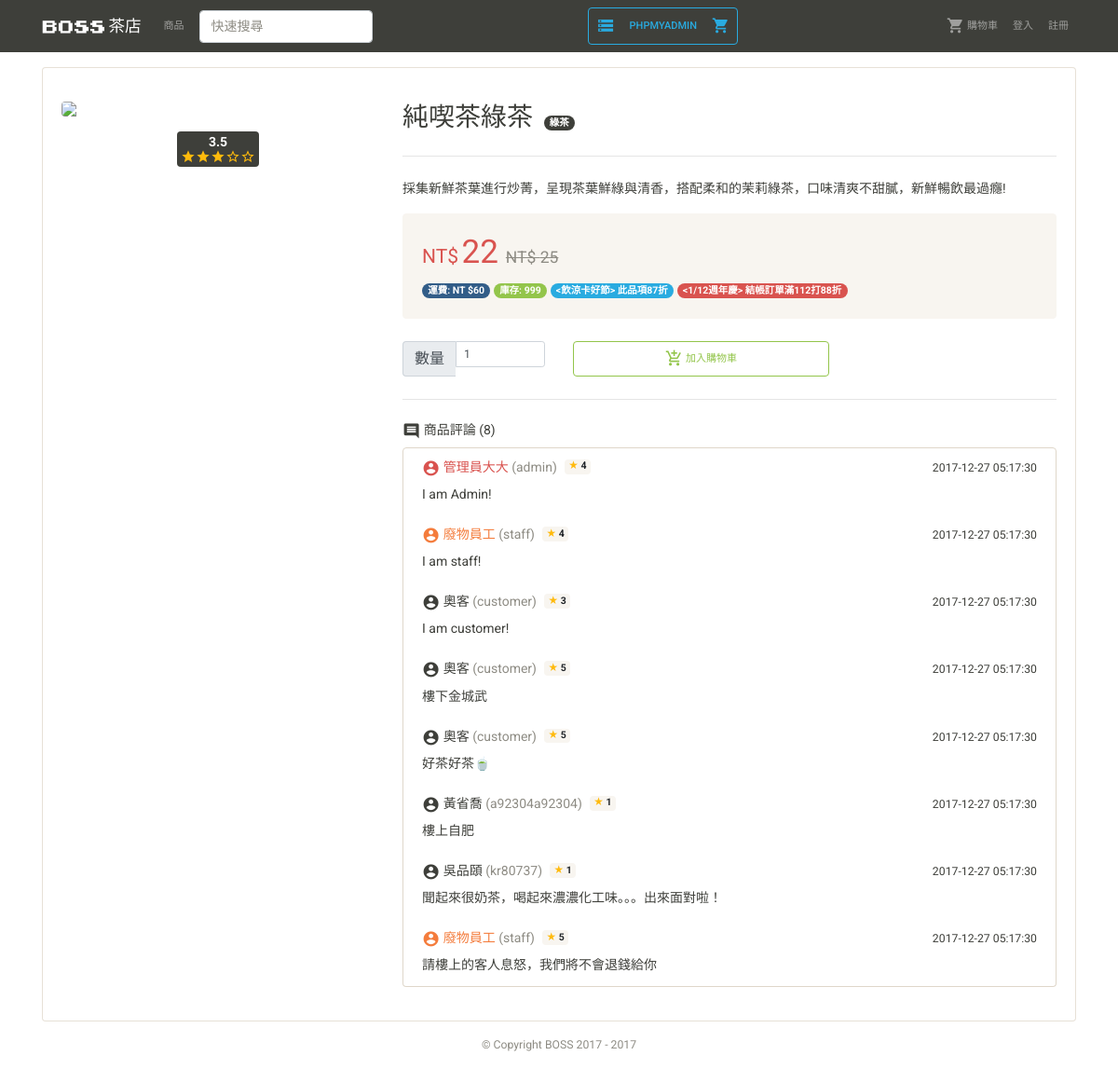
Screenshot of /product_detail.php?ID=1 with the database file from the repository.
### tables this page shows
CREATE TABLE DISCOUNT (
  ID INT(7) UNSIGNED AUTO_INCREMENT PRIMARY KEY,
  Type ENUM('shipping', 'seasoning', 'event'),
  PeriodFrom DATE NOT NULL,
  PeriodTo DATE NOT NULL,
  Requirement INT(7) UNSIGNED,
  Rate DOUBLE(3,3) NOT NULL,
  Info VARCHAR(100) NOT NULL,
  EventType ENUM('BOGO', 'discount')
);

CREATE TABLE COMMENT (
  ID INT(7) UNSIGNED AUTO_INCREMENT PRIMARY KEY,
  CID VARCHAR(20) NOT NULL,
  PID INT(7) UNSIGNED NOT NULL,
  Star INT(1) NOT NULL,
  Date TIMESTAMP DEFAULT CURRENT_TIMESTAMP,
  Comment VARCHAR(100) NOT NULL
);

CREATE TABLE MEMBER(
  ID VARCHAR(20) PRIMARY KEY,
  Password VARCHAR(128) NOT NULL,
  Name VARCHAR(12) NOT NULL,
  Email VARCHAR(30) NOT NULL,
  Phone VARCHAR(10) NOT NULL,
  RegDate TIMESTAMP DEFAULT CURRENT_TIMESTAMP,
  Birth DATE,
  Gender ENUM('M', 'F', 'N'),
  Address VARCHAR(100),
  Position ENUM('S', 'A', 'C') NOT NULL
);

### verification.php (called while the page is built, shortened)
<?php
$user_position='G';
$user_id='guest';

### comment.php (the view, shortened to what this page needs)
<?php
  $sqlnone = 'SELECT COUNT(*) COUNT_NUM FROM COMMENT
  WHERE PID='.$_GET['ID'];
  $comment_num=mysqli_fetch_array($conn->query($sqlnone))['COUNT_NUM'];
?>
<h6>
  <i class="material-icons">comment</i> 商品評論
  (<?php echo $comment_num; ?>)
</h6>
<div class="list-group ">
  <?php
  $sql = 'SELECT *, COMMENT.ID CommentID FROM COMMENT
          INNER JOIN MEMBER ON MEMBER.ID = COMMENT.CID
          WHERE COMMENT.PID=' . $_GET['ID'].'
          ORDER BY CommentID';
  $result = $conn->query($sql);
  while($rows=mysqli_fetch_array($result)){
    $CommentID=$rows['CommentID'];
    $CID=$rows['CID'];
    $CName=$rows['Name'];
    $Date=$rows['Date'];
    $Comment=$rows['Comment'];
    $Star=$rows['Star'];
    $Position=$rows['Position'];
    $comment_by_me=($CID==$user_id)?'list-group-item-secondary':'';
    if($Position=='A') $comment_color= 'text-danger';
    else if($Position=='S') $comment_color= 'text-warning';
    else $comment_color='';
    if($user_position=='A'||$user_position=='S') $comment_del_url= 'href="comment_del.php?CommentID='.$CommentID.'&PID='.$_GET['ID'].'"';
    else $comment_del_url='';
    $star_text='<span class="badge badge-light star mx-2">
                  <span style="color: #FFBA0C">★</span> '. $Star .'
                </span>';
    echo '<a '. $comment_del_url .' class="list-group-item list-group-item-action flex-column '. $comment_by_me .'">
            <div class="d-flex w-100 justify-content-between">
              <h6 class="mb-2 '. $comment_color . '">
              <i class="material-icons">account_circle</i> '. $CName .' <span class="text-muted">('. $CID .')</span>' . $star_text .'</h6>
              <small class="d-none d-lg-inline-block">'. $Date .'</small>
            </div>
            <p class="mb-0">'. htmlspecialchars($Comment) .'</p>
            <small class="d-inline-block d-lg-none">'. $Date .'</small>
          </a>';
  }
  ?>
</div>

### product_discount.php (shortened to what this page needs)
<?php
function PrintProductDetailDiscountBadge($info, $discount, $color){
  $full_discount_text = '<' .$info . '> ' . $discount;
  echo '<span class="badge badge-pill badge-'.$color.'">'. $full_discount_text .'</span> ';
}
$sql = 'SELECT * FROM DISCOUNT';
$result = $conn->query($sql);
while($rows = mysqli_fetch_array($result))
{
  if((date('Y-m-d')>=$rows['PeriodFrom']) && (date('Y-m-d')<=$rows['PeriodTo'])){
    switch ($rows['Type']) {
      case 'seasoning':
        $discount='結帳訂單滿'. $rows['Requirement'] .'打'.($rows['Rate']*100).'折';
        break;
      case 'event':
        $sql = "SELECT * FROM PRODUCT P , DISCOUNT D
         WHERE P.ID = ".$_GET['ID'].
         " AND D.ID = P.DID AND D.ID=". $rows['ID'];
        $result_this_product=$conn->query($sql);
        if(mysqli_num_rows($result_this_product)>=1){
          $rows_this_product = mysqli_fetch_array($result_this_product);
          if($rows_this_product['EventType']=='BOGO'){
            $discount= '此品買一送一';
          } else if($rows_this_product['EventType']=='discount'){
            $discount= '此品項'.($rows['Rate']*100).'折';
          }
          $color='info';
          PrintProductDetailDiscountBadge($rows['Info'], $discount, $color);
        }
        break;
    }
  }
}

### css/style.css (style rules this page uses)
i.material-icons { vertical-align: middle; font-size: 1.2rem; }
.star { vertical-align: top; }

### rows the page displays
discount: full_discount_text "<飲涼卡好節> 此品項87折"
discount: Info "<1/12週年慶> 結帳訂單滿112打88折"
comment: CID.Name "管理員大大", CID "admin", Star "4", Date "2017-12-27 05:17:30", Comment "I am Admin!"
comment: CID.Name "廢物員工", CID "staff", Star "4", Date "2017-12-27 05:17:30", Comment "I am staff!"
comment: CID.Name "奧客", CID "customer", Star "3", Date "2017-12-27 05:17:30", Comment "I am customer!"
comment: CID.Name "奧客", CID "customer", Star "5", Date "2017-12-27 05:17:30", Comment "樓下金城武"
comment: CID.Name "奧客", CID "customer", Star "5", Date "2017-12-27 05:17:30", Comment "好茶好茶🍵"
comment: CID.Name "黃省喬", CID "a92304a92304", Star "1", Date "2017-12-27 05:17:30", Comment "樓上自肥"
comment: CID.Name "吳品頤", CID "kr80737", Star "1", Date "2017-12-27 05:17:30", Comment "聞起來很奶茶，喝起來濃濃化工味。。。出來面對啦！"
comment: CID.Name "廢物員工", CID "staff", Star "5", Date "2017-12-27 05:17:30", Comment "請樓上的客人息怒，我們將不會退錢給你"

### other values shown
$star_num "3.5"
$rows['PName'] "純喫茶綠茶"
$rows['CName'] "綠茶"
$rows['PInfo'] "採集新鮮茶葉進行炒菁，呈現茶葉鮮綠與清香，搭配柔和的茉莉綠茶，口味清爽不甜膩，新鮮暢飲最過癮!"
$rows['PPriceDiscountF'] "22"
$rows['PPriceF'] "25"
$rows['PStock'] "999"
$comment_num "8"
